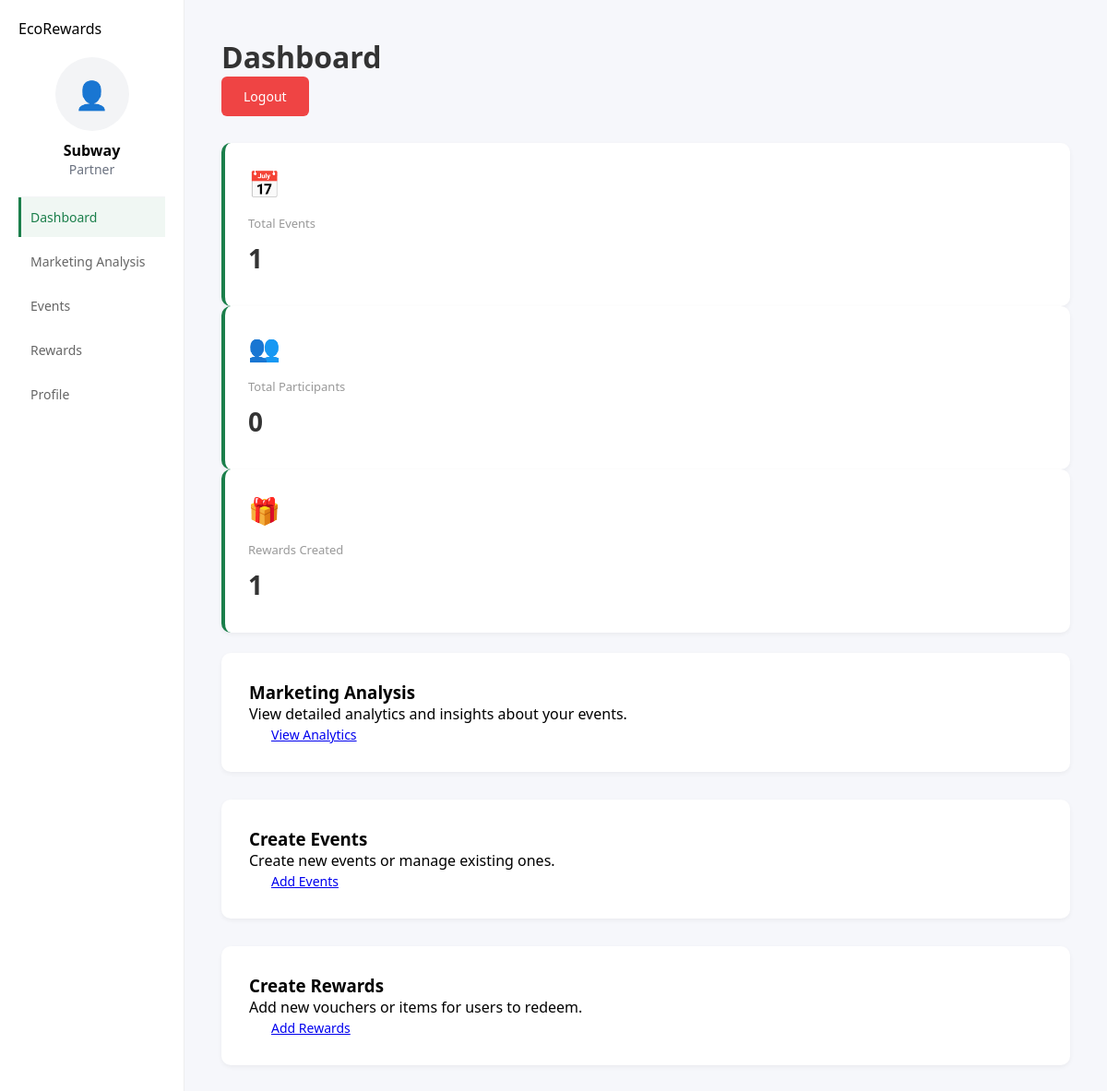
The page /Partners/partner/partner_homepage.php (signed in) on the database as committed earlier.
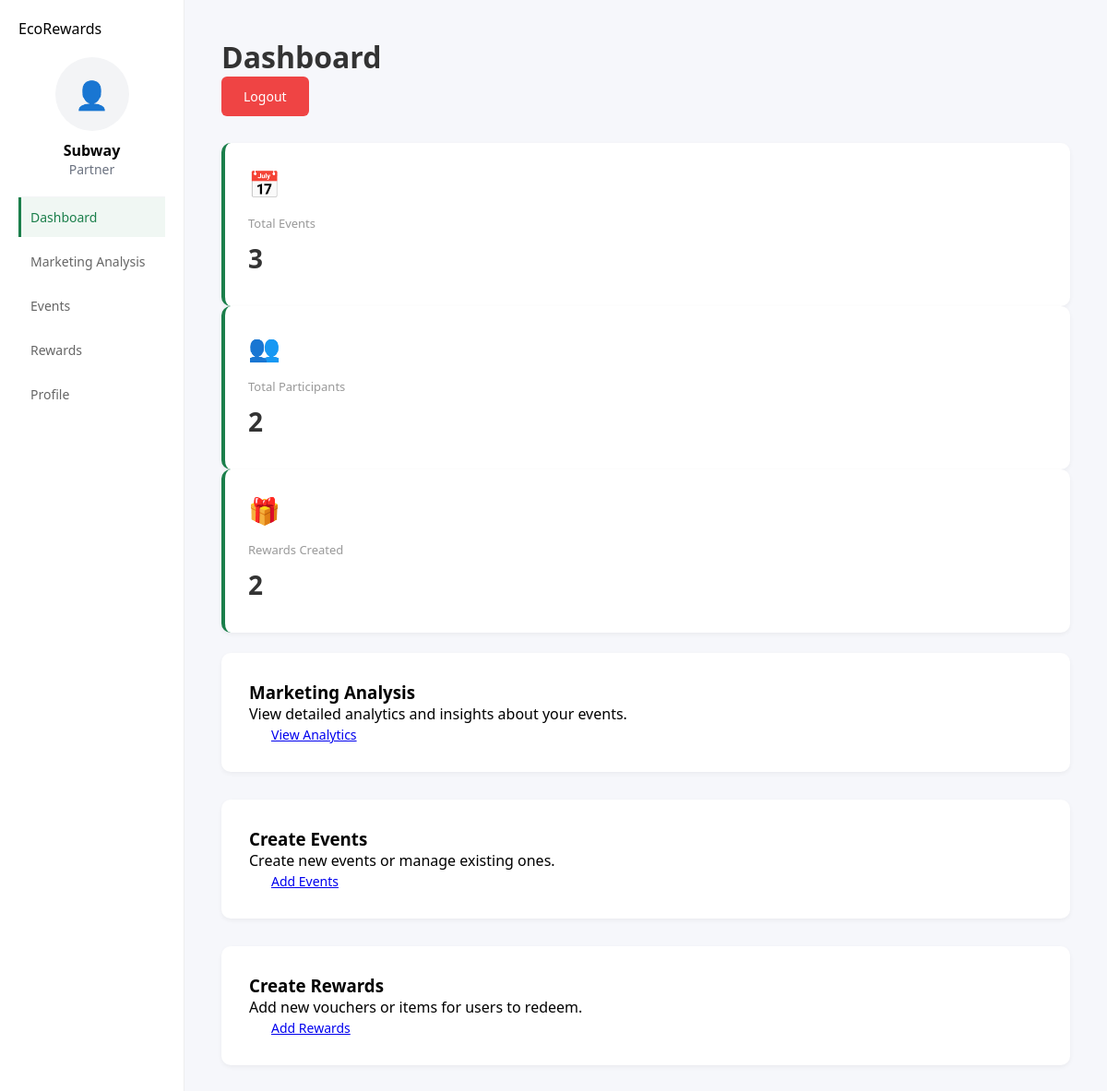
The same page on the database as committed later.
### tables this page shows
CREATE TABLE `partners` (
  `id` int(11) NOT NULL,
  `name` varchar(100) NOT NULL,
  `company_image` varchar(250) NOT NULL,
  `email` varchar(100) NOT NULL,
  `password` varchar(200) NOT NULL,
  `contact_person` varchar(150) NOT NULL,
  `phone` varchar(150) NOT NULL,
  `address` varchar(250) NOT NULL,
  `created_at` varchar(50) NOT NULL DEFAULT current_timestamp()
);

### Partners/partner/partner_homepage.php (the view, shortened to what this page needs)
<?php
include "../php/db.php";
$partnerId = $_SESSION['partner_id'];
$query = "SELECT * FROM partners WHERE id = '$partnerId'";
$result = mysqli_query($conn, $query);
$partner = mysqli_fetch_assoc($result);
$totalEvents = mysqli_fetch_assoc(mysqli_query($conn, "SELECT COUNT(*) as count FROM events WHERE partners_id = $partnerId"))['count'] ?? 0;
$totalParticipants = mysqli_fetch_assoc(mysqli_query($conn, "SELECT COUNT(*) as count FROM event_logs WHERE events_id IN (SELECT id FROM events WHERE partners_id = $partnerId)"))['count'] ?? 0;
$rewardCount = mysqli_fetch_assoc(
    mysqli_query($conn, "SELECT COUNT(*) AS total FROM rewards WHERE partners_id={$partner['id']}")
)['total'];
?>
<!DOCTYPE html>
<html>
<head>
    <link rel="stylesheet" href="../assets/style.css">
</head>
<body>
<div class="app-layout">
    <aside class="sidebar">
        <div class="sidebar-top">
            <div class="logo">EcoRewards</div>
        </div>
        <div class="profile" style="padding: 20px; text-align: center; border-bottom: 1px solid #f3f4f6;">
            <div class="avatar-circle" style="width: 80px; height: 80px; margin: 0 auto 10px; background: #f3f4f6; border-radius: 50%; display: flex; align-items: center; justify-content: center; overflow: hidden;">
                <?php
                $imagePath = "../image/" . $partner['name'] . ".png";
            if (file_exists($imagePath)) {
                echo '<img src="' . htmlspecialchars($imagePath) . '" alt="Profile" style="width:100%; height:100%; object-fit:cover;">';
        } else {
            echo '<span style="font-size: 30px;">👤</span>'
        ;}
        ?>
        </div>
        <div class="profile-info">
                <div class="name" style="font-weight: bold; font-size: 16px;"><?= htmlspecialchars($partner['name']) ?></div>
                <div class="role" style="color: #6b7280; font-size: 14px;">Partner</div>
            </div>
        </div>
        <nav class="nav">
            <a href="partner_homepage.php" class="nav-item active">Dashboard</a>
            <a href="marketing.php" class="nav-item">Marketing Analysis</a>
            <a href="events/events.php" class="nav-item">Events</a>
            <a href="rewards/rewards.php" class="nav-item">Rewards</a>
            <a href="profile.php" class="nav-item">Profile</a>
        </nav>
    </aside>
    <main class="main">
        <header class="main-header">
            <div>
                <h1>Dashboard</h1>
            </div>
            <a href="../../User/php/login.php" class="btn" style="background-color: #ef4444; text-decoration: none; color: white;">Logout</a>
        </header>
        <section class="metrics">
            <div class="metric-card">
                <div class="metric-icon">📅</div>
                <div class="metric-label">Total Events</div>
                <div class="metric-value"><?= $totalEvents ?></div>
            </div>
            <div class="metric-card">
                <div class="metric-icon">👥</div>
                <div class="metric-label">Total Participants</div>
                <div class="metric-value"><?= $totalParticipants ?></div>
            </div>
            <div class="metric-card">
                <div class="metric-icon">🎁</div>
                <div class="metric-label">Rewards Created</div>
                <div class="metric-value"><?= $rewardCount ?></div>
            </div>
        </section>
        <br>
        <section class="grid-3">
             <div class="card">
                <h3>Marketing Analysis</h3>
                <p>View detailed analytics and insights about your events.</p>
                <a href="marketing.php" class="btn">View Analytics</a>
             </div>
             <div class="card">
                <h3>Create Events</h3>
                <p>Create new events or manage existing ones.</p>
                <a href="events/createEvent.php" class="btn">Add Events</a>
             </div>
             <div class="card">
                <h3>Create Rewards</h3>
                <p>Add new vouchers or items for users to redeem.</p>
                <a href="rewards/createReward.php" class="btn">Add Rewards</a>
             </div>
        </section>
    </main>
</div>
</body>
</html>

Rows that differ between the two databases and show on the page:
changed partners "Subway": id "1" → (not shown)
Other text that changed with them:
$totalEvents: "1" → "3"
$totalParticipants: "0" → "2"
$rewardCount: (not shown) → "2"
